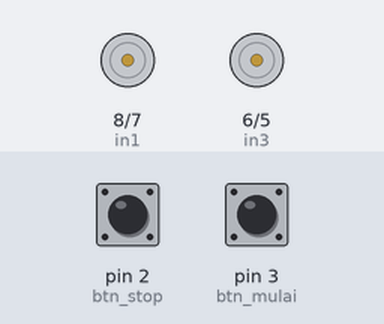
A sketch run on a simulated Arduino Uno, built with avr-gcc and run on an emulated ATmega328P. Shown: motor-driver pin pairs drawn as motors (green arrow = first pin HIGH = forward, orange = second pin HIGH = backward, longer = more drive, scaled by the enable pin). The test bench sets the inputs (shaded band); at power-on: pin 3 (btn_mulai) HIGH, pin 2 (btn_stop) HIGH.

Above: at 1.7 s.
1.8 s: pin 3 (btn_mulai) pulled LOW for 0.15 s
At 2.2 s:
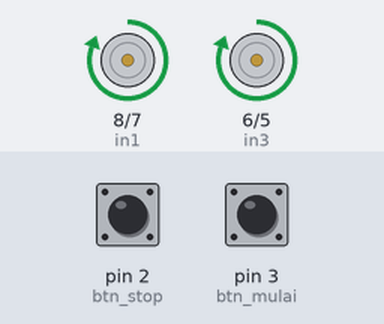
3.4 s: pin 2 (btn_stop) pulled LOW for 0.15 s
At 4.6 s:
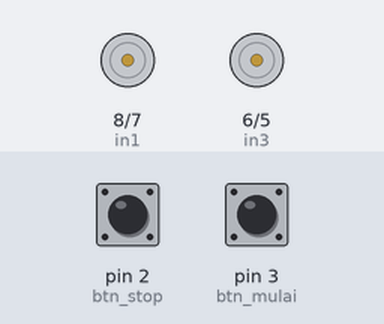
5.0 s: pin 3 (btn_mulai) pulled LOW for 1 s
At 5.8 s:
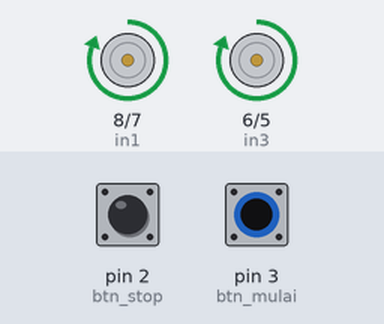
7.5 s: pin 2 (btn_stop) pulled LOW for 1 s
At 8.9 s:
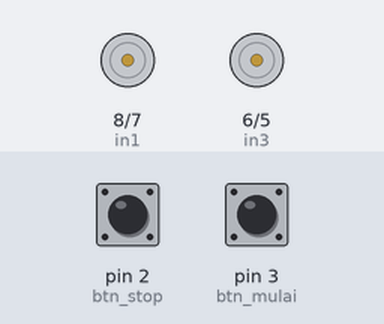
10.0 s: pin 2 (btn_stop) driven LOW and pin 3 (btn_mulai) driven LOW
At 10.6 s:
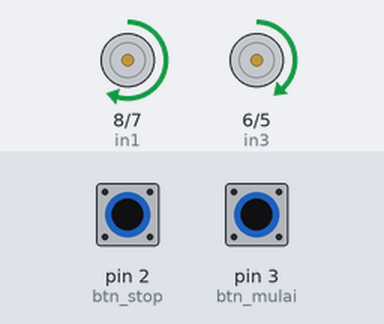
11.5 s: pin 2 (btn_stop) driven HIGH
At 13.0 s:
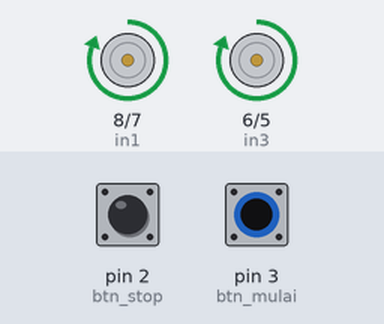
Timing chart, 0 to 14.0 s (numbered marks = the images above; inputs shaded):
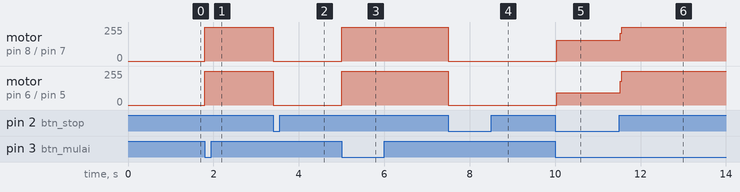

The sketch:

coba3.ino
```cpp
//pin arduino ke module L298N
#define enA 9
#define in1 8
#define in2 7
#define in3 6
#define in4 5
#define enB 4

//tombol kontrol
int btn_mulai=3;
int btn_stop =2;

//nilai pwm (kecepatan putar)
int kecepatan=255;
int pulse;
float rps, rpm;

void setup()
{
  pinMode(enA, OUTPUT);
  pinMode(in1, OUTPUT);
  pinMode(in2, OUTPUT);
  pinMode(in3, OUTPUT);
  pinMode(in4, OUTPUT);
  pinMode(enB, OUTPUT);

  pinMode(btn_mulai, INPUT_PULLUP);
  pinMode(btn_stop, INPUT_PULLUP);

  delay(500);
}

unsigned long timelast;


void loop()
{
  //tombol mulai ditekan
  if(!digitalRead(btn_mulai))
  {
    analogWrite (enA, kecepatan);
    digitalWrite(in1, HIGH);
    digitalWrite(in2, LOW);
    digitalWrite(in3, HIGH);
    digitalWrite(in4, LOW);
    analogWrite (enB, kecepatan);

    if (millis() - timelast >= 500)
    {
      timelast = millis();
      rps = pulse / 650.00/0.5;
      rpm = rps*60;
      Serial.print("Pulse :");
      Serial.print(pulse);
      Serial.print("\t");
      Serial.print("RPS :");
      Serial.print(rps);
      Serial.print("\t");
      Serial.print("RPM :");
      Serial.println(rpm);

      pulse = 0;
    }
  }

  //tombol stop ditekan
  if (!digitalRead(btn_stop))
  {
    //kecepatan=0
    analogWrite (enA, 0);
    analogWrite (enB, 0);
  }

}
```

Measured:
- after the input at 1.8 s, motor on pin 8 (in1) / pin 7 (in2), motor on pin 6 (in3) / pin 5 (in4): stopped → forward 255/255 at once
- after the input at 3.4 s, motor on pin 8 (in1) / pin 7 (in2), motor on pin 6 (in3) / pin 5 (in4): forward 255/255 → stopped at once
- after the input at 5.0 s, motor on pin 8 (in1) / pin 7 (in2), motor on pin 6 (in3) / pin 5 (in4): stopped → forward 255/255 at once
- after the input at 7.5 s, motor on pin 8 (in1) / pin 7 (in2), motor on pin 6 (in3) / pin 5 (in4): forward 255/255 → stopped at once
- after the input at 10.0 s, motor on pin 8 (in1) / pin 7 (in2): stopped → forward 155/255 at once; motor on pin 6 (in3) / pin 5 (in4): stopped → forward 93/255 at once
- after the input at 11.5 s, motor on pin 8 (in1) / pin 7 (in2): forward 155/255 → forward 255/255 at once; motor on pin 6 (in3) / pin 5 (in4): forward 93/255 → forward 255/255 at once
